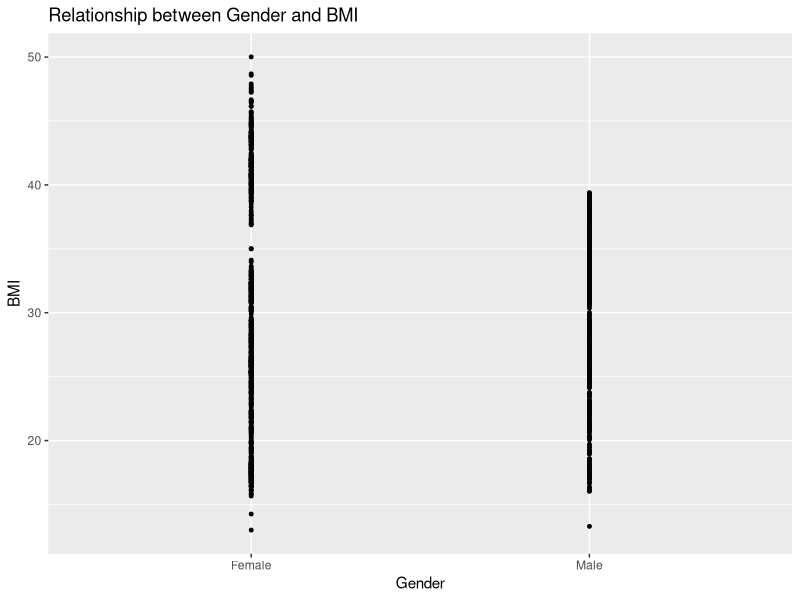
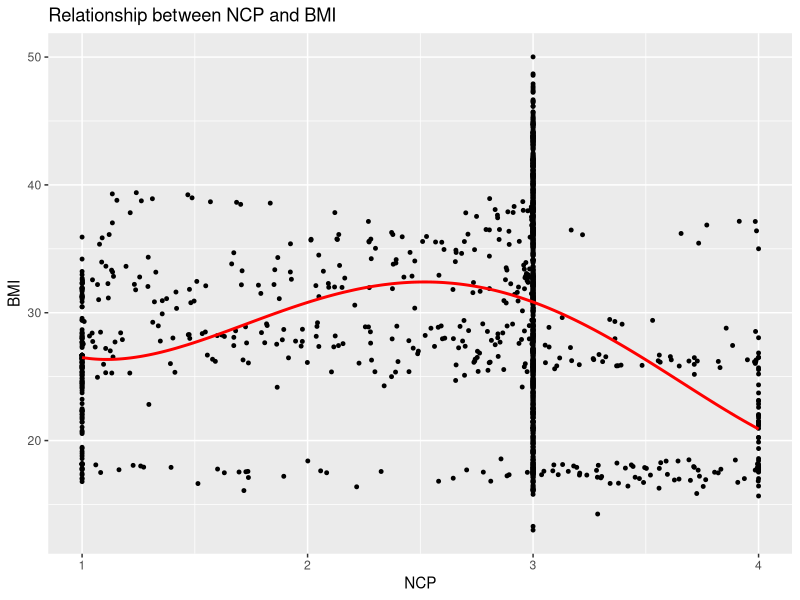
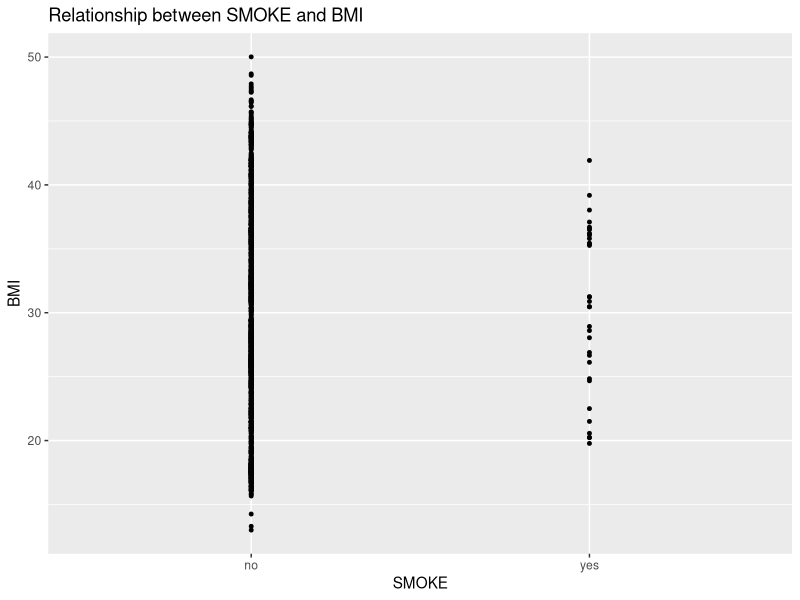
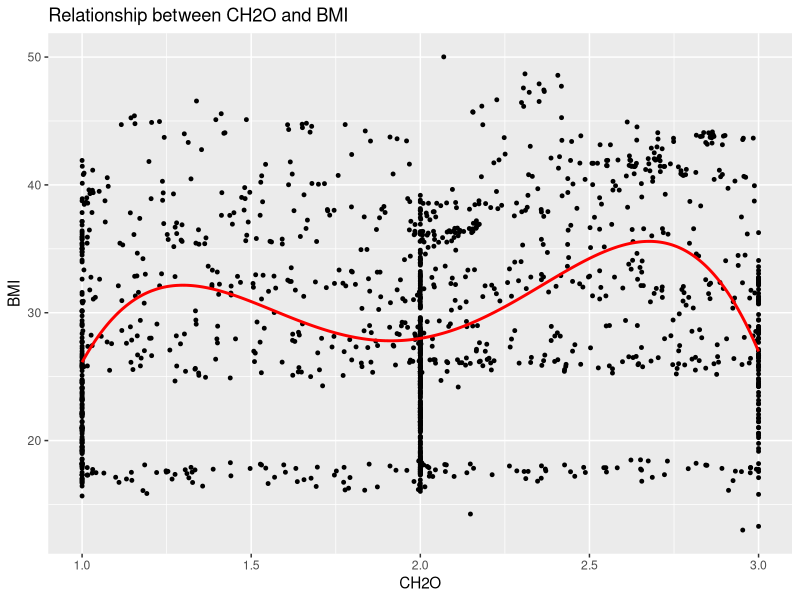
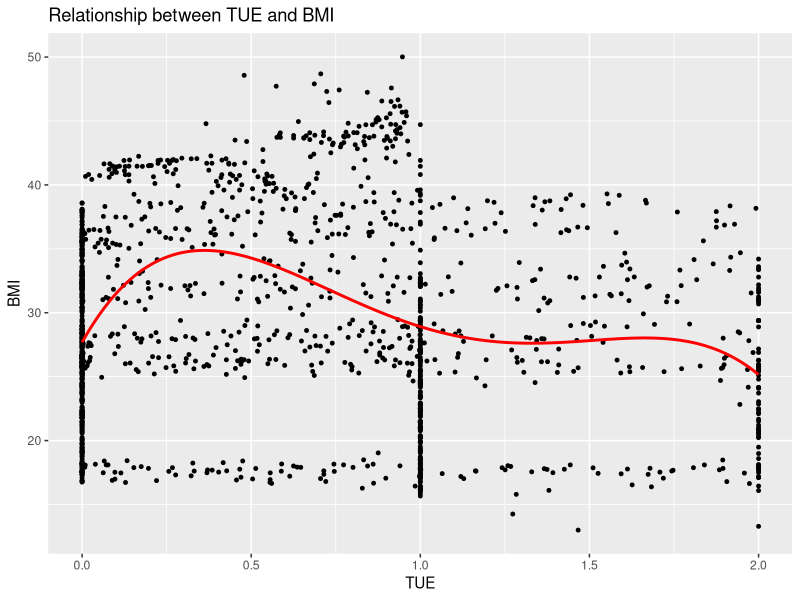

The R script that drew these images, in order:
## ---- chunk 1
knitr::opts_chunk$set(echo = FALSE, warning = FALSE, message=FALSE, tidy.opts=list(width.cutoff=90), tidy=TRUE)
## ---- chunk 2
# -------------------------------------
# Setup Code Chunk
# Add any libraries etc used here.
# -------------------------------------
library(ggplot2)
library(tidyverse)

# Data importing
dataset = read.csv("ObesityDataSet_raw_and_data_sinthetic.csv")

# factor all categorical variables
dataset[sapply(dataset, is.character)] = lapply(dataset[sapply(dataset, is.character)], as.factor)

set.seed(1)
row.number = sample(1:nrow(dataset), 0.7 * nrow(dataset))
trainData = dataset[row.number, ]
testData = dataset[-row.number, ]

# BMI to use
BMI = trainData$Weight / (trainData$Height ^2)
## ---- chunk 3
# -----------------------------------------
# Performing regression on every variable
# with BMI
# -----------------------------------------

# -----------------------------------------
# Gender
m = lm(BMI ~ Gender, data = trainData)
p = predict(m, newdata = testData)
r1 = sqrt(mean((BMI - p)^2))
# -----------------------------------------

# -----------------------------------------
# Age
m = lm(BMI ~ Age, data = trainData)
p = predict(m, newdata = testData)
r2 = sqrt(mean((BMI - p)^2))
# -----------------------------------------

# -----------------------------------------
# family_history_with_overweight
m = lm(BMI ~ family_history_with_overweight, data = trainData)
p = predict(m, newdata = testData)
r3 = sqrt(mean((BMI - p)^2))
# -----------------------------------------

# -----------------------------------------
# FAVC - Frequent consumption of high caloric food
m = lm(BMI ~ FAVC, data = trainData)
p = predict(m, newdata = testData)
r4 = sqrt(mean((BMI - p)^2))
# -----------------------------------------

# -----------------------------------------
# FCVC - Frequent consumption of vegetables
m = lm(BMI ~ FCVC, data = trainData)
p = predict(m, newdata = testData)
r5 = sqrt(mean((BMI - p)^2))
# -----------------------------------------

# -----------------------------------------
# NCP - Number of main meals
m = lm(BMI ~ NCP, data = trainData)
p = predict(m, newdata = testData)
r6 = sqrt(mean((BMI - p)^2))
# -----------------------------------------

# -----------------------------------------
# CAEC - Consumption of food between meals
m = lm(BMI ~ CAEC, data = trainData)
p = predict(m, newdata = testData)
r7 = sqrt(mean((BMI - p)^2))
# -----------------------------------------

# -----------------------------------------
# SMOKE 
m = lm(BMI ~ SMOKE, data = trainData)
p = predict(m, newdata = testData)
r8 = sqrt(mean((BMI - p)^2))
# -----------------------------------------

# -----------------------------------------
# CH2O - Consumption of water
m = lm(BMI ~ CH2O, data = trainData)
p = predict(m, newdata = testData)
r9 = sqrt(mean((BMI - p)^2))
# -----------------------------------------

# -----------------------------------------
# SCC - Calories consumption monitoring
m = lm(BMI ~ SCC, data = trainData)
p = predict(m, newdata = testData)
r10 = sqrt(mean((BMI - p)^2))
# -----------------------------------------

# -----------------------------------------
# FAF - Frequency of physical activity
m = lm(BMI ~ FAF, data = trainData)
p = predict(m, newdata = testData)
r11 = sqrt(mean((BMI - p)^2))
# -----------------------------------------

# -----------------------------------------
# TUE - Time using electronics
m = lm(BMI ~ TUE, data = trainData)
p = predict(m, newdata = testData)
r12 = sqrt(mean((BMI - p)^2))
# -----------------------------------------

# -----------------------------------------
# CALC - Consumption of alcohol
m = lm(BMI ~ CALC, data = trainData)
p = predict(m, newdata = testData)
r13 = sqrt(mean((BMI - p)^2))
# -----------------------------------------

# -----------------------------------------
# MTRANS - Transportation used
m = lm(BMI ~ MTRANS, data = trainData)
p = predict(m, newdata = testData)
r14 = sqrt(mean((BMI - p)^2))
# -----------------------------------------

print("These are the error rates for each variable in predicting BMI with Linear Regression:")
cat("\nGender =", r1, "\nAge =", r2, "\nHistory of overweight =", r3, "\nFreq consumption of high caloric food =", r4, "\nFreq consumption of vegetables =", r5, "\nNumber of main meals =", r6, "\nConsumption of food between meals =", r7, "\nSmoke =", r8, "\nConsumption of water =", r9, "\nCalorie consumption monitoring =", r10, "\nFreq of physical activity =", r11, "\nTime using electronics =", r12, "\nConsumption of alcohol =", r13, "\nTransportation used =", r14)

cat("\n\nAs we can see, the most accurate are gender, 
number of main meals, smoke, consumption of water, 
and time using electronics. Lets see if we can get 
these to be more precise with different regression approaches.")
## ---- chunk 4
# -----------------------------------------
# Spline regression on the numerical 
# variables to see if its a better approach
# -----------------------------------------
library(splines)

# -----------------------------------------
# NCP
m = lm(BMI ~ ns(NCP, df = 5), data = trainData)
p = predict(m, newdata = testData)
r1 = sqrt(mean((BMI - p)^2))
# -----------------------------------------

# -----------------------------------------
# TUE
m = lm(BMI ~ ns(TUE, df = 5), data = trainData)
p = predict(m, newdata = testData)
r3 = sqrt(mean((BMI - p)^2))
# -----------------------------------------

print("These are the error rates for each numerical variable in predicting BMI with Spline Regression:")
cat("\nNumber of main meals =", r1, "\nTime using electronics =", r3)

cat("\n\nAs we can see from the results, spline regression is 
not a better predictor of the error rate so we will try 
something else.")
## ---- chunk 5
# -----------------------------------------
# Lasso regression with all the lower
# error variables
# -----------------------------------------
library(glmnet)
# Create model
fit = lm(BMI ~ Gender + NCP + SMOKE + TUE, data = trainData)
X = model.matrix(fit)
y = BMI

# Remove intercept
X = X[, -1]
fit_lasso = glmnet(X, y)

# Set up x test
X_test = model.matrix(~Gender + NCP + SMOKE + TUE, data = testData)
X_test = as.matrix(X_test)

# Remove intercept
X_test = X_test[, -1]

# Set up y test
y_test = BMI[1:634]

# Get predicted vals
predLasso = predict(fit_lasso, newx = X_test, s = 1.2)
# Calc rmse
rLass = sqrt(mean((y_test - predLasso)^2))
print("The error when using lasso regression is: ")
cat(rLass, "\nWhich is still not as low as linear regressin got us")
## ---- chunk 6
# -----------------------------------------
# Lasso regression all variables (no weight and height)
# -----------------------------------------
library(glmnet)
# Create model
fit = lm(BMI ~ Gender + Age + family_history_with_overweight + FAVC + FCVC + NCP + CAEC + SMOKE + CH2O + SCC + FAF + TUE + CALC + MTRANS, data = trainData)
X = model.matrix(fit)
y = BMI

# Remove intercept
X = X[, -1]
fit_lasso = glmnet(X, y)

# Set up x test
X_test = model.matrix(~Gender + Age + family_history_with_overweight + FAVC + FCVC + NCP + CAEC + SMOKE + CH2O + SCC + FAF + TUE + CALC + MTRANS, data = testData)
X_test = as.matrix(X_test)

# Remove intercept
X_test = X_test[, -1]

# Set up y test
y_test = BMI[1:634]

# Get predicted vals
predLasso = predict(fit_lasso, newx = X_test, s = 4)
# Calc rmse
rLass = sqrt(mean((y_test - predLasso)^2))
print("The error when using lasso regression is: ")
cat(rLass, "\nWhich is still not as low as linear regressin got us")
## ---- chunk 7
# -----------------------------------------
# Lasso regression all variables (no weight and height)
# -----------------------------------------
library(glmnet)
# Create model
fit = lm(BMI ~ Gender + SMOKE, data = trainData)
X = model.matrix(fit)
y = BMI

# Remove intercept
X = X[, -1]
fit_lasso = glmnet(X, y)

# Set up x test
X_test = model.matrix(~Gender + SMOKE, data = testData)
X_test = as.matrix(X_test)

# Remove intercept
X_test = X_test[, -1]

# Set up y test
y_test = BMI[1:634]

# Get predicted vals
predLasso = predict(fit_lasso, newx = X_test, s = 0.27)
# Calc rmse
rLass = sqrt(mean((y_test - predLasso)^2))
print("The error when using lasso regression is: ")
cat(rLass, "\nWhich is still not as low as linear regressin got us")
## ---- chunk 8
# -----------------------------------------
# Lets graph the regression models
# -----------------------------------------

# -----------------------------------------
# Gender
m = lm(BMI ~ poly(Gender, 1), data = trainData)
trainData |>
  mutate(fitted = fitted(m)) |>
  ggplot(aes(x = Gender)) + geom_point(aes(y = BMI), size = 1) +
  ggtitle("Relationship between Gender and BMI")
# -----------------------------------------

# -----------------------------------------
# NCP
m = lm(BMI ~ poly(NCP, 4), data = trainData)
trainData |>
  mutate(fitted = fitted(m)) |>
  ggplot(aes(x = NCP)) + geom_point(aes(y = BMI), size = 1) +
  geom_line(aes(y = fitted),
            colour = "red", linewidth = 1) + 
  ggtitle("Relationship between NCP and BMI")
# -----------------------------------------

# -----------------------------------------
# SMOKE
m = lm(BMI ~ poly(SMOKE, 1), data = trainData)
trainData |> 
  mutate(fitted = fitted(m)) |> 
  ggplot(aes(x = SMOKE)) + geom_point(aes(y = BMI), size = 1) + 
  ggtitle("Relationship between SMOKE and BMI")
# -----------------------------------------

# -----------------------------------------
# CH2O
m = lm(BMI ~ poly(CH2O, 4), data = trainData)
trainData |>
  mutate(fitted = fitted(m)) |>
  ggplot(aes(x = CH2O)) + geom_point(aes(y = BMI), size = 1) +
  geom_line(aes(y = fitted),
            colour = "red", linewidth = 1) +
  ggtitle("Relationship between CH2O and BMI")
# -----------------------------------------

# -----------------------------------------
# TUE
m = lm(BMI ~ poly(TUE, 4), data = trainData)
trainData |>
  mutate(fitted = fitted(m)) |>
  ggplot(aes(x = TUE)) + geom_point(aes(y = BMI), size = 1) +
  geom_line(aes(y = fitted),
            colour = "red", linewidth = 1) +
  ggtitle("Relationship between TUE and BMI")
# -----------------------------------------
## ---- chunk 9
# ------------------------------------------------
# Checking for multicollinearity
print("Testing for multicollinearity")
double_vars = sapply(trainData, function(x) is.numeric(x) && !all(x %% 1 == 0))
double_data = trainData[, double_vars]
corMatrix = cor(double_data)
abs(corMatrix)
print("There is no evidence of multicollinearity")
# ------------------------------------------------
